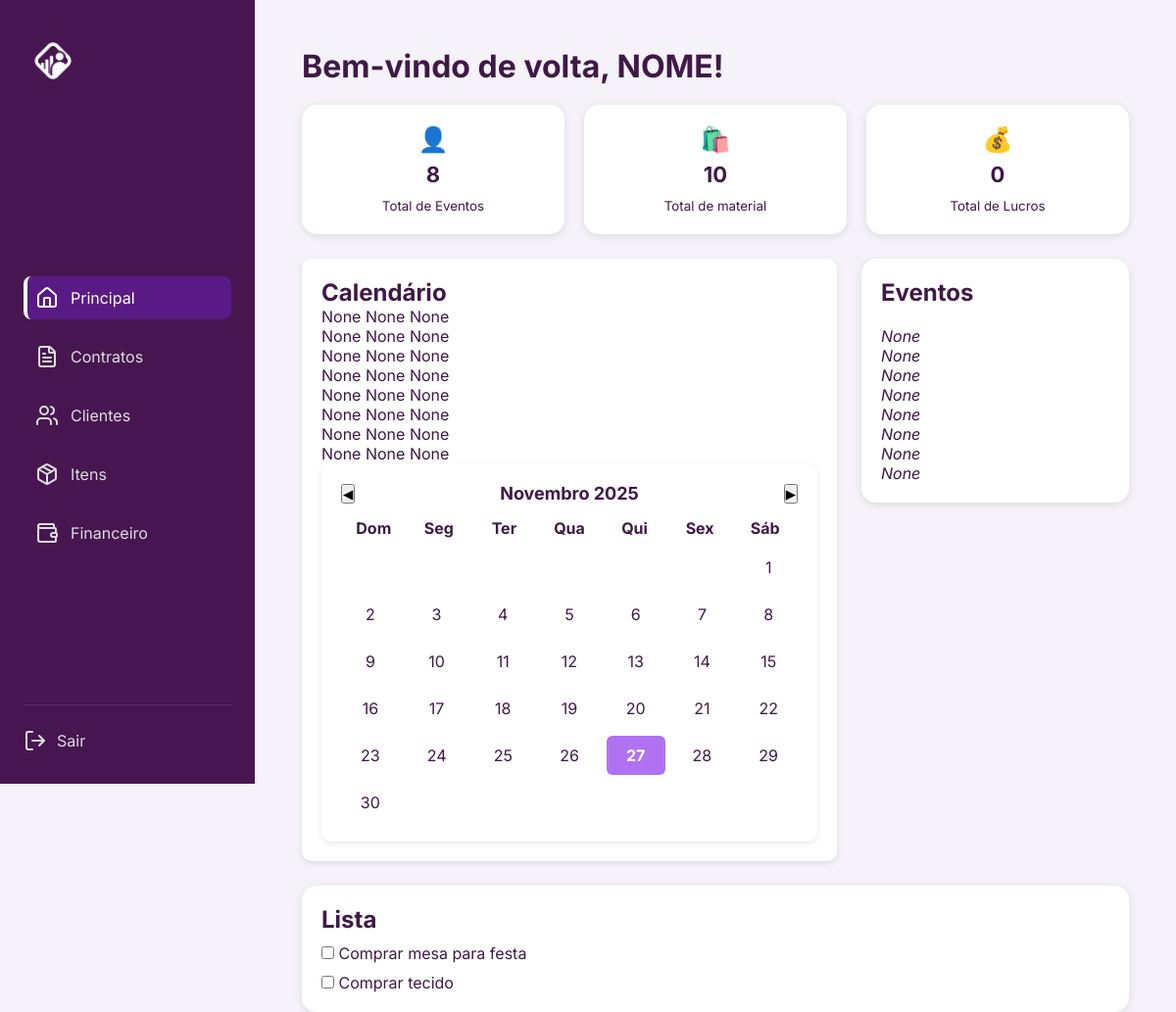
Before: /home/ with the older database file.
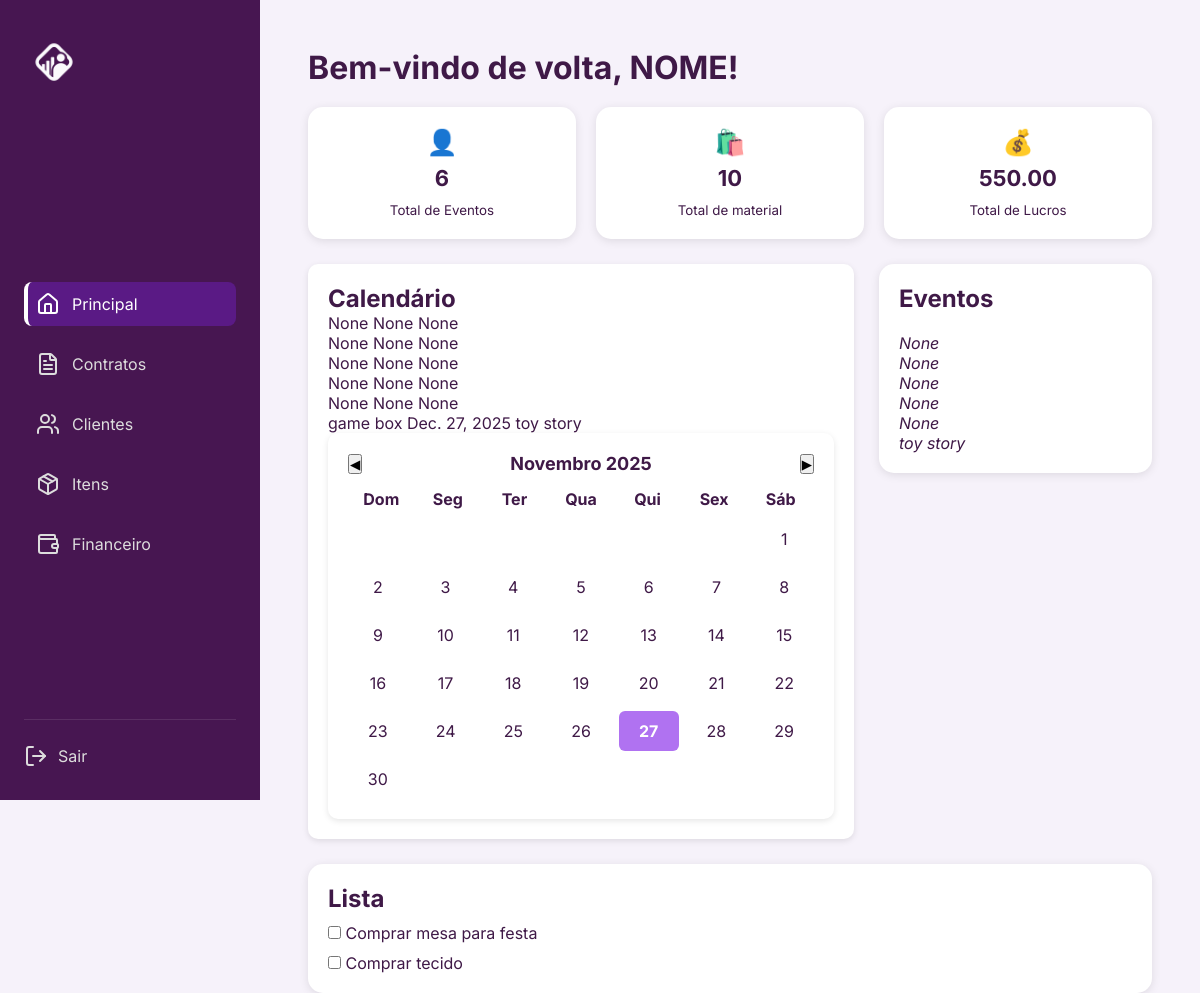
After: the same page with the newer database file.
### forum/models.py (models this page shows, shortened)
class Cliente(models.Model):
    nome = models.CharField(max_length=100)
    tema = models.CharField(max_length=150, blank=True, null=True)
    data_evento = models.DateField(blank=True, null=True)
    local = models.CharField(max_length=150, blank=True, null=True)
    valor_total = models.DecimalField(max_digits=10, decimal_places=2, blank=True, null=True)
    email = models.EmailField(unique=True)
    telefone = models.CharField(max_length=20)
    situacao = models.CharField(
        max_length=15,
        choices=[('ativa', 'Ativa'), ('desativado', 'Desativado')],
        default='ativo'
    )

### home/views.py (the view)
# urls.py: path('', views.home, name='home'),
def home(request):
    total_festas = Cliente.objects.count()
    total_itens = Material.objects.count() # conta quantos registros existem
    clientes = Cliente.objects.all()
    total_precos = sum(c.valor_total for c in clientes if c.valor_total)
    return render(request, 'home/index.html', {
        'total_festas': total_festas,
         'total_itens': total_itens,
         'festas': clientes,
         'total_precos': total_precos})

### home/templates/home/index.html (shortened to what this page needs)
<!DOCTYPE html>
<html lang="pt-BR">
  <head>
    {% load static %}
    <link rel="stylesheet" href="{% static 'home/style.css' %}" />
  </head>
  <body data-section="home">
    <div class="container">
      <aside class="sidebar">
        <div class="logo">
          <img src="{% static 'home/img/logobranca.png' %}" />
        </div>
        <nav class="menu">
          <a
            href="{% url 'home' %}"
            class="menu-item active"
            data-section="home"
          >
            <i data-lucide="home"></i>
            <span>Principal</span>
          </a>
          <a
            href="{% url 'contratos' %}"
            class="menu-item"
            data-section="contratos"
          >
            <i data-lucide="file-text"></i>
            <span>Contratos</span>
          </a>
          <a
            href="{% url 'lista_clientes' %}"
            class="menu-item"
            data-section="clientes"
          >
            <i data-lucide="users"></i>
            <span>Clientes</span>
          </a>
          <a
            href="{% url 'listar_itens' %}"
            class="menu-item"
            data-section="itens"
          >
            <i data-lucide="package"></i>
            <span>Itens</span>
          </a>
          <a
            href="{% url 'painel_financeiro' %}"
            class="menu-item"
            data-section="financas"
          >
            <i data-lucide="wallet"></i>
            <span>Financeiro</span>
          </a>
        </nav>
        <div class="logout">
          <a href="{% url 'pagina_login' %}">
            <i data-lucide="log-out"></i>
            <span>Sair</span>
          </a>
        </div>
      </aside>
      <main class="main">
        <h1>Bem-vindo de volta, NOME!</h1>
        <section class="cards">
          <div class="card">
            <span>👤</span>
            <p>{{total_festas}}</p>
            <small>Total de Eventos</small>
          </div>
          <div class="card">
            <span>🛍️</span>
            <p>{{total_itens}}</p>
            <small>Total de material</small>
          </div>
          <div class="card">
            <span>💰</span>
            <p>{{ total_precos }}</p>
            <small>Total de Lucros</small>
          </div>
        </section>
        <div class="grid">
          <section class="calendar">
            <h2>Calendário</h2>
            {% for festa in festas %}
           {{ festa.local }}
            {{ festa.data_evento }}
           {{ festa.tema }}
            <br />
            {% endfor %}
            <div class="calendar-box">
              <div class="calendar" id="calendar"></div>
            </div>
          </section>
          <section class="events">
            <h2>Eventos</h2>
            {% for festa in festas %}
            <tr>
              <br />
              <td><em>{{ festa.tema}}</em></td>
            </tr>
            {% endfor %}
          </section>
        </div>
        <section class="list">
          <h2>Lista</h2>
          <label><input type="checkbox" /> Comprar mesa para festa</label>
          <label><input type="checkbox" /> Comprar tecido</label>
        </section>
      </main>
    </div>
  </body>
</html>

Changed rows visible on the page:
removed Cliente: local "None", data_evento "None", tema "None"
removed Cliente: local "None", data_evento "None", tema "None"
removed Cliente: local "None", data_evento "None", tema "None"
added Cliente: local "game box", data_evento "Dec. 27, 2025", tema "toy story"
Other visible differences:
{{ total_festas }}: "8" → "6"
{{ total_precos }}: "0" → "550.00"
